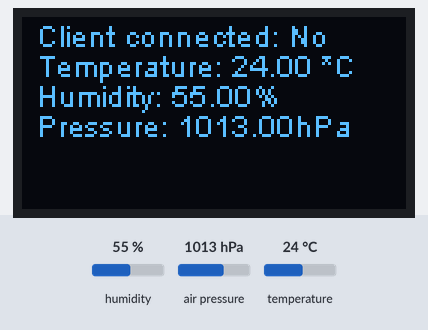
This program was run on a simulated ESP32. On the bench: 128×64 one-colour display. The inputs (shaded band) are chosen by the test bench; at power-on: humidity 55 %, temperature 24 °C, air pressure 1013 hPa. Nothing arrives over Bluetooth unless stated; a phone connects over Bluetooth LE 3 s after start; what the program prints to the serial monitor is not drawn.

Above: at 2.4 s.
2.5 s: humidity set to 22 %
At 4.5 s:
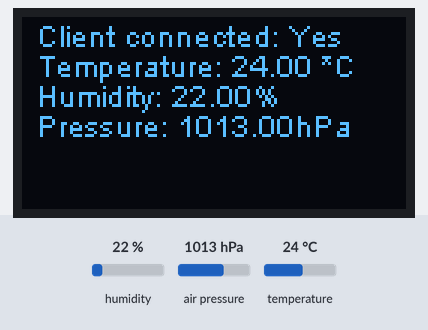
4.8 s: temperature set to 12 °C
At 6.2 s:
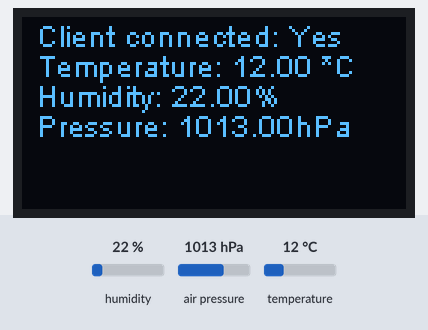
6.5 s: air pressure set to 952 hPa
At 7.2 s:
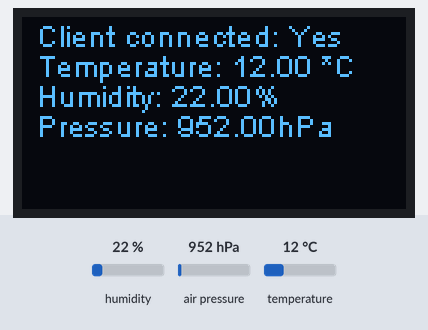
8.2 s: humidity set to 40 %
At 9.2 s:
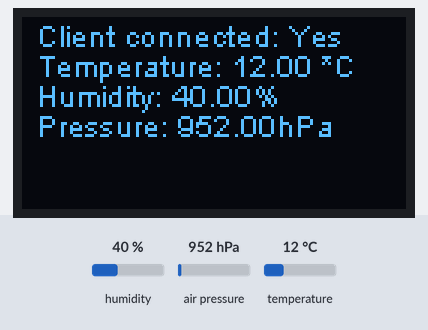
9.9 s: temperature set to 19 °C
Timing chart, 0 to 12.6 s (numbered marks = the images above; inputs shaded):
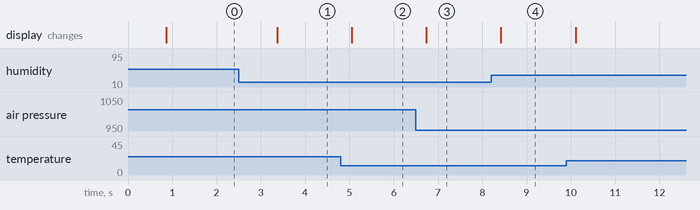

The program:

main.cpp
```cpp
#include <BLE2902.h>
#include <BLEDevice.h>
#include <BLEUtils.h>
#include <BLEUtils.h>
#include <BLEBeacon.h>
#include "SSD1306.h"
#include <stdio.h>
#include <string>
#include <Wire.h>
#include <SPI.h>
#include <Adafruit_Sensor.h>
#include <Adafruit_BME280.h>

// SDA 4
// SCL 5

using namespace std;

// Constants
#define SERVICE_SENSOR_UUID "4fafc201-1fb5-459e-8fcc-c5c9c331914b"
#define CHARACTERISTIC_TEMPERATURE_UUID "00002a6e-0000-1000-8000-00805f9b34fb"
#define CHARACTERISTIC_HUMIDITY_UUID "00002a6f-0000-1000-8000-00805f9b34fb"
#define SEALEVELPRESSURE_HPA (1013.25)

// Variables
SSD1306 display(0x3c, 5, 4);
BLEServer *pServer = NULL;
BLECharacteristic *temperatureCharacteristic = NULL;
BLECharacteristic *humidityCharacteristic = NULL;
bool deviceConnected = false;
bool oldDeviceConnected = false;
Adafruit_BME280 bme; // I2C

class MyServerCallback : public BLEServerCallbacks
{
  void onConnect(BLEServer *pServer)
  {
    deviceConnected = true;
    // display.init();
    // display.drawString(0, 0, "DEVICE CONNECTED");
    // display.display();
  };

  void onDisconnect(BLEServer *pServer)
  {
    deviceConnected = false;
  }
};

void setup()
{
  Serial.begin(9600);

  while (!Serial)
  {
  } // Wait

  Wire.begin(4, 5);

  bool status;

  status = bme.begin(0x76);
  if (!status)
  {
    Serial.println("Could not find a valid BME280 sensor, check wiring!");
    while (1)
      ;
  }

  // Create the BLE Device
  BLEDevice::init("CC50E380BDA6");

  display.init();
  display.drawString(0, 0, "ESP32");
  display.display();

  // Create the BLE Server
  pServer = BLEDevice::createServer();
  pServer->setCallbacks(new MyServerCallback());

  // Create the BLE Service
  BLEService *pService = pServer->createService(SERVICE_SENSOR_UUID);

  // Create a BLE Characteristic
  temperatureCharacteristic = pService->createCharacteristic(CHARACTERISTIC_TEMPERATURE_UUID, BLECharacteristic::PROPERTY_READ | BLECharacteristic::PROPERTY_NOTIFY);
  humidityCharacteristic = pService->createCharacteristic(CHARACTERISTIC_HUMIDITY_UUID, BLECharacteristic::PROPERTY_READ | BLECharacteristic::PROPERTY_NOTIFY);

  // Create a BLE Descriptor
  temperatureCharacteristic->addDescriptor(new BLE2902());
  humidityCharacteristic->addDescriptor(new BLE2902());

  // Start the service
  pService->start();

  // Start advertising
  BLEAdvertising *pAdvertising = BLEDevice::getAdvertising();
  pAdvertising->addServiceUUID(SERVICE_SENSOR_UUID);
  pAdvertising->setScanResponse(true);
  pAdvertising->setMinPreferred(0x06);  // functions that help with iPhone connections issue
  pAdvertising->setMinPreferred(0x12);
  BLEDevice::startAdvertising();
  Serial.println("BLE Device started to advertise.");
}

void loop()
{
  Wire.begin(4, 5);

  // float temperature = -20 + static_cast<float>(rand()) / (static_cast<float>(RAND_MAX / (50 - (-20))));
  // float humidity = 20 + static_cast<float>(rand()) / (static_cast<float>(RAND_MAX / (26 - (20))));
  delay(800);
  float temperature = bme.readTemperature();
  float humidity = bme.readHumidity();
  float pressure = bme.readPressure() / 100.0F;

  display.init();
  display.setTextAlignment(TEXT_ALIGN_LEFT);
  display.setFont(ArialMT_Plain_10);
  if (deviceConnected)
  {
    display.drawString(5, 0, "Client connected: Yes");
  }
  else
  {
    display.drawString(5, 0, "Client connected: No");
  }

  display.setFont(ArialMT_Plain_10);
  display.drawString(5, 10, "Temperature: " + String(temperature) + " *C");

  display.setFont(ArialMT_Plain_10);
  display.drawString(5, 20, "Humidity: " + String(humidity) + "%");

  display.setFont(ArialMT_Plain_10);
  display.drawString(5, 30, "Pressure: " + String(pressure) + "hPa");

  display.display();

  // notify changed value
  if (deviceConnected)
  {
    Serial.println("Temperature: " + String(temperature));
    Serial.println("Humidity: " + String(humidity));
    Serial.println("------------------------------------");

    uint8_t temp[4];
    *((float *)temp) = temperature;
    temperatureCharacteristic->setValue(temp, 4);

    uint8_t hum[4];
    *((float *)hum) = humidity;
    humidityCharacteristic->setValue(hum, 4);

    temperatureCharacteristic->notify();
    humidityCharacteristic->notify();
  }
  // disconnecting
  if (!deviceConnected && oldDeviceConnected)
  {
    delay(500);                  // give the bluetooth stack the chance to get things ready
    pServer->startAdvertising(); // restart advertising
    Serial.println("start advertising");
    oldDeviceConnected = deviceConnected;
  }

  // connecting
  if (deviceConnected && !oldDeviceConnected)
  {
    // do stuff here on connecting
    oldDeviceConnected = deviceConnected;
  }
}
```

Measured:
- after the input at 2.5 s, the display: changes after 0.87 s (image 1)
- after the input at 4.8 s, the display: changes after 0.25 s (image 2)
- after the input at 6.5 s, the display: changes after 0.24 s (image 3)
- after the input at 8.2 s, the display: changes after 0.22 s (image 4)
